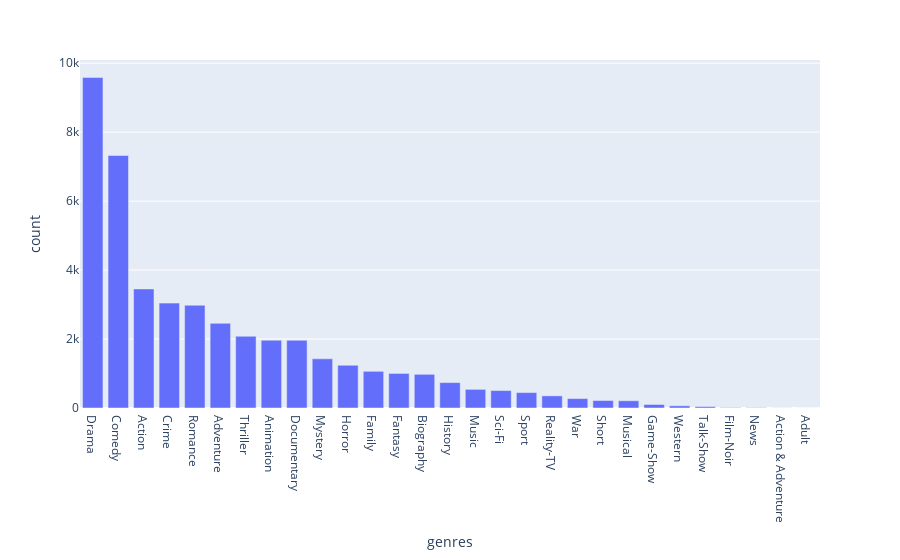

Here is the notebook cell this chart was saved with:
### Code cell
fig = px.bar(movies_per_genre, x='genres', y='count')
fig.show()

### Figure 1 — Plotly figure (JSON) as saved in the notebook; plotly's stock layout.template omitted (floating-point values rounded to 4 significant figures)
{"data": [{"alignmentgroup": "True", "hovertemplate": "genres=%{x}<br>count=%{y}<extra></extra>", "legendgroup": "", "marker": {"color": "#636efa", "pattern": {"shape": ""}}, "name": "", "offsetgroup": "", "orientation": "v", "showlegend": false, "textposition": "auto", "type": "bar", "x": ["Drama", "Comedy", "Action", "Crime", "Romance", "Adventure", "Thriller", "Animation", "Documentary", "Mystery", "Horror", "Family", "Fantasy", "Biography", "History", "Music", "Sci-Fi", "Sport", "Reality-TV", "War", "Short", "Musical", "Game-Show", "Western", "Talk-Show", "Film-Noir", "News", "Action & Adventure", "Adult"], "xaxis": "x", "y": [9588, 7323, 3453, 3042, 2980, 2456, 2080, 1966, 1963, 1426, 1240, 1064, 1003, 977, 737, 540, 506, 447, 352, 273, 217, 210, 102, 64, 41, 11, 9, 2, 1], "yaxis": "y"}], "layout": {"autosize": true, "barmode": "relative", "legend": {"tracegroupgap": 0}, "margin": {"t": 60}, "xaxis": {"anchor": "y", "autorange": true, "domain": [0, 1], "range": [-0.5, 28.5], "title": {"text": "genres"}, "type": "category"}, "yaxis": {"anchor": "x", "autorange": true, "domain": [0, 1], "range": [0, 10090.0], "title": {"text": "count"}, "type": "linear"}}}
